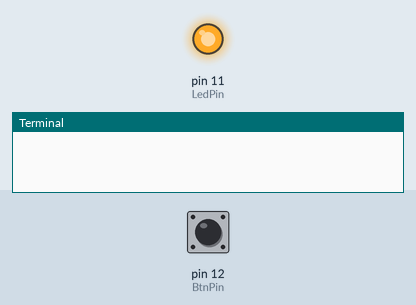
Recording of a program running on a simulated Raspberry Pi (header pin numbers). On the bench: output pins drawn as LEDs (lit = HIGH), the last lines printed to the terminal. Inputs (shaded band) come from the test bench; at power-on: pin 12 (BtnPin) HIGH.

Above: at 1.2 s.
1.3 s: pin 12 (BtnPin) pulled LOW for 0.15 s
At 1.9 s:
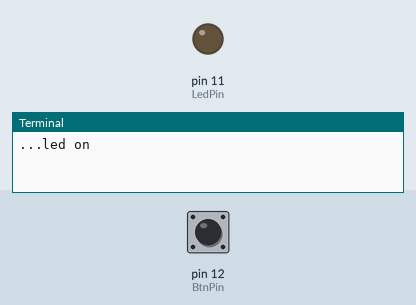
2.9 s: pin 12 (BtnPin) pulled LOW for 1 s
At 4.3 s:
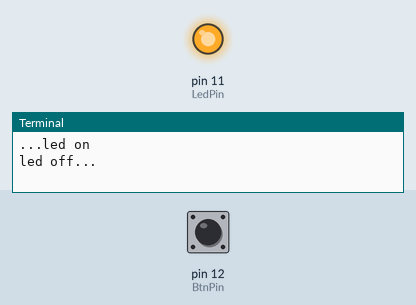
5.4 s: pin 12 (BtnPin) pulled LOW for 3.2 s
At 6.2 s:
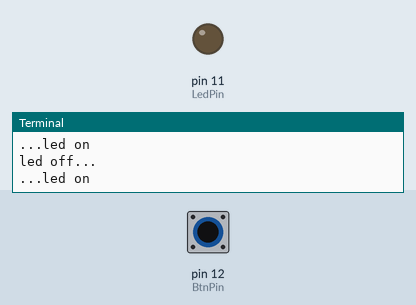
Timing chart, 0 to 8.4 s (numbered marks = the images above; inputs shaded):
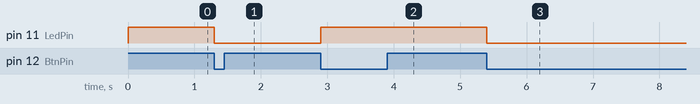

Measured:
- after the input at 1.3 s, pin 11 (LedPin): HIGH → LOW at once
- after the input at 2.9 s, pin 11 (LedPin): LOW → HIGH at once
- after the input at 5.4 s, pin 11 (LedPin): HIGH → LOW at once

The program:

testSensor.py
```python
'''

This routine is used to test the operation of the Raspberry Pi sensor.

This project was conceived as a means to introduce coding, IoT sensors and cloud applications to high school students.
The project focuses on autonomous vehicles using the Raspberry Pi to simulate a sensor and the and the Cisco Spark
service to simulate a cloud based application server.

The use case was conceived from research done by University of Texas, Austin published in this video:
https://www.youtube.com/watch?v=4pbAI40dK0A

This project's objective is to simulate the implementation of an Autonomous Intersection Management Traffic
Control System.

The Raspberry Pi was build with a sensor kit from Sunfounder:
https://www.sunfounder.com/learn/Super_Kit_V2_for_RaspberryPi/lesson-2-controlling-an-led-by-a-button-super-kit-for-raspberrypi.html

The source code for the Sunfounder Raspberry was modified and integrated with the Cisco Spark API's and application
logic. The original source code can be found at:
https://github.com/sunfounder/Sunfounder_SuperKit_Python_code_for_RaspberryPi/blob/master/02_btnAndLed.py

This project was implemented with Python 2.7 running on the Raspberry Pi.

'''


#!/usr/bin/env python

import RPi.GPIO as GPIO

LedPin = 11  # pin11 --- led
BtnPin = 12  # pin12 --- button

Led_status = 1


def setup():
    GPIO.setmode(GPIO.BOARD)  # Numbers GPIOs by physical location
    GPIO.setup(LedPin, GPIO.OUT)  # Set LedPin's mode is output
    GPIO.setup(BtnPin, GPIO.IN, pull_up_down=GPIO.PUD_UP)  # Set BtnPin's mode is input, and pull up to high level(3.3V)
    GPIO.output(LedPin, GPIO.HIGH)  # Set LedPin high(+3.3V) to off led


def swLed(ev=None):
    global Led_status
    Led_status = not Led_status
    GPIO.output(LedPin, Led_status)  # switch led status(on-->off; off-->on)
    if Led_status == 1:
        print ('led off...')
    else:
        print ('...led on')


def loop():
    GPIO.add_event_detect(BtnPin, GPIO.FALLING, callback=swLed)  # wait for falling
    while True:
        pass  # Don't do anything


def destroy():
    GPIO.output(LedPin, GPIO.HIGH)  # led off
    GPIO.cleanup()  # Release resource


if __name__ == '__main__':  # Program start from here


    setup()
    try:

        loop()
    except KeyboardInterrupt:  # When 'Ctrl+C' is pressed, the child program destroy() will be  executed.

        GPIO.output(LedPin, Led_status)  # switch led status(on-->off; off-->on)
        if Led_status == 1:
            print ('LED Off: On lookout for next intersection...')
            destroy()


        else:
            print ('LED On: Vehicle at intersection...')
            destroy()

print (Led_status)


#  ----------------------------------------------------------------
#
#  NOTE: Do not modify any of this code above this line !!!
#
#  ----------------------------------------------------------------


# --- Modify variables below based on your group -----


token = ''

roomId = ''

img_go = ''

img_stop = ''

reservationToken = ''


# --- Modify variables above based on your group -----
```
